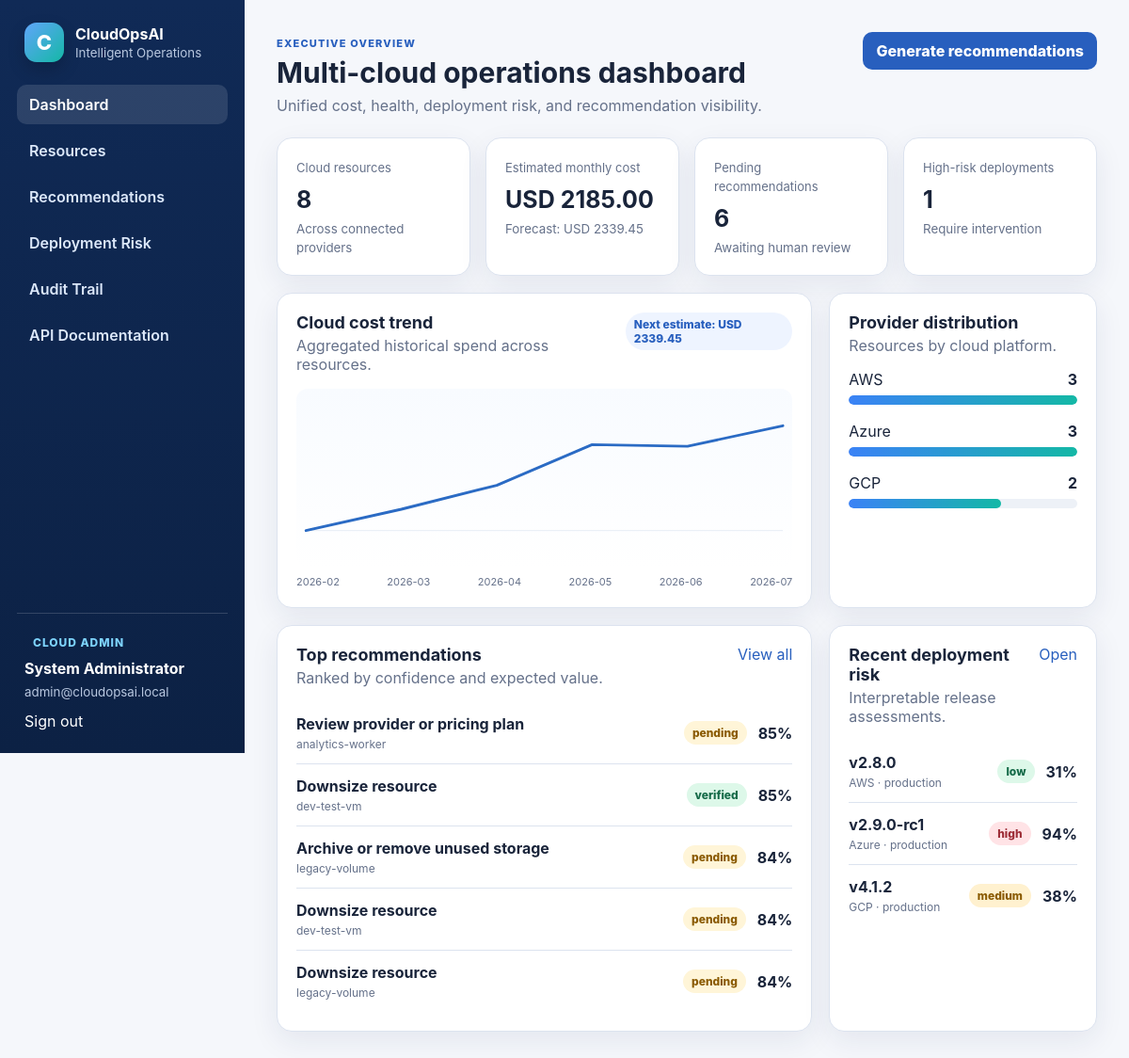
The app's page /dashboard (signed in) with its own data.
### app/models.py (models this page shows)
class User(Base):
    __tablename__ = "users"
    id: Mapped[int] = mapped_column(primary_key=True)
    organization_id: Mapped[int] = mapped_column(ForeignKey("organizations.id"), index=True)
    full_name: Mapped[str] = mapped_column(String(120))
    email: Mapped[str] = mapped_column(String(180), unique=True, index=True)
    role: Mapped[str] = mapped_column(String(40), default="cloud_engineer", index=True)
    password_hash: Mapped[str] = mapped_column(String(300))
    is_active: Mapped[bool] = mapped_column(Boolean, default=True)
    created_at: Mapped[datetime] = mapped_column(DateTime, default=utcnow)
    organization: Mapped[Organization] = relationship(back_populates="users")

class CloudAccount(Base):
    __tablename__ = "cloud_accounts"
    id: Mapped[int] = mapped_column(primary_key=True)
    organization_id: Mapped[int] = mapped_column(ForeignKey("organizations.id"), index=True)
    provider: Mapped[str] = mapped_column(String(30), index=True)
    account_name: Mapped[str] = mapped_column(String(120))
    region: Mapped[str] = mapped_column(String(80))
    credential_ref: Mapped[str] = mapped_column(String(200), default="vault://demo/read-only")
    status: Mapped[str] = mapped_column(String(30), default="connected")
    last_sync_at: Mapped[datetime | None] = mapped_column(DateTime, nullable=True)
    organization: Mapped[Organization] = relationship(back_populates="accounts")
    resources: Mapped[list[CloudResource]] = relationship(back_populates="account")

class Recommendation(Base):
    __tablename__ = "recommendations"
    id: Mapped[int] = mapped_column(primary_key=True)
    organization_id: Mapped[int] = mapped_column(ForeignKey("organizations.id"), index=True)
    resource_id: Mapped[int | None] = mapped_column(ForeignKey("cloud_resources.id"), nullable=True, index=True)
    action: Mapped[str] = mapped_column(String(120))
    reason: Mapped[str] = mapped_column(Text)
    evidence: Mapped[str] = mapped_column(Text)
    confidence: Mapped[float] = mapped_column(Float)
    expected_benefit: Mapped[str] = mapped_column(Text)
    expected_saving: Mapped[float] = mapped_column(Float, default=0.0)
    possible_impact: Mapped[str] = mapped_column(Text)
    risk_score: Mapped[float] = mapped_column(Float, default=0.0)
    required_role: Mapped[str] = mapped_column(String(40), default="cloud_admin")
    status: Mapped[str] = mapped_column(String(30), default="pending", index=True)
    model_version: Mapped[str] = mapped_column(String(40), default="rules-v1.0")
    expires_at: Mapped[datetime] = mapped_column(DateTime)
    created_at: Mapped[datetime] = mapped_column(DateTime, default=utcnow, index=True)
    updated_at: Mapped[datetime] = mapped_column(DateTime, default=utcnow, onupdate=utcnow)
    resource: Mapped[CloudResource | None] = relationship(back_populates="recommendations")
    approvals: Mapped[list[Approval]] = relationship(back_populates="recommendation", cascade="all, delete-orphan")

class CloudResource(Base):
    __tablename__ = "cloud_resources"
    id: Mapped[int] = mapped_column(primary_key=True)
    organization_id: Mapped[int] = mapped_column(ForeignKey("organizations.id"), index=True)
    cloud_account_id: Mapped[int] = mapped_column(ForeignKey("cloud_accounts.id"), index=True)
    native_id: Mapped[str] = mapped_column(String(140), unique=True, index=True)
    name: Mapped[str] = mapped_column(String(140), index=True)
    resource_type: Mapped[str] = mapped_column(String(50), index=True)
    region: Mapped[str] = mapped_column(String(80), index=True)
    status: Mapped[str] = mapped_column(String(30), default="running", index=True)
    owner: Mapped[str] = mapped_column(String(120), default="Platform Team")
    project: Mapped[str] = mapped_column(String(100), default="Core Platform", index=True)
    environment: Mapped[str] = mapped_column(String(30), default="production", index=True)
    cpu_capacity: Mapped[float] = mapped_column(Float, default=2.0)
    memory_gb: Mapped[float] = mapped_column(Float, default=4.0)
    monthly_cost: Mapped[float] = mapped_column(Float, default=0.0)
    created_at: Mapped[datetime] = mapped_column(DateTime, default=utcnow)
    last_seen_at: Mapped[datetime] = mapped_column(DateTime, default=utcnow)
    account: Mapped[CloudAccount] = relationship(back_populates="resources")
    telemetry: Mapped[list[TelemetryMetric]] = relationship(back_populates="resource", cascade="all, delete-orphan")
    costs: Mapped[list[CostRecord]] = relationship(back_populates="resource", cascade="all, delete-orphan")
    recommendations: Mapped[list[Recommendation]] = relationship(back_populates="resource")

class Deployment(Base):
    __tablename__ = "deployments"
    id: Mapped[int] = mapped_column(primary_key=True)
    organization_id: Mapped[int] = mapped_column(ForeignKey("organizations.id"), index=True)
    resource_id: Mapped[int | None] = mapped_column(ForeignKey("cloud_resources.id"), nullable=True)
    version: Mapped[str] = mapped_column(String(60))
    environment: Mapped[str] = mapped_column(String(30), index=True)
    provider: Mapped[str] = mapped_column(String(30), index=True)
    status: Mapped[str] = mapped_column(String(30), default="assessed")
    test_failures: Mapped[int] = mapped_column(Integer, default=0)
    change_size: Mapped[int] = mapped_column(Integer, default=0)
    vulnerabilities: Mapped[int] = mapped_column(Integer, default=0)
    rollback_rate: Mapped[float] = mapped_column(Float, default=0.0)
    target_utilization: Mapped[float] = mapped_column(Float, default=0.0)
    active_incidents: Mapped[int] = mapped_column(Integer, default=0)
    risk_probability: Mapped[float] = mapped_column(Float, default=0.0)
    risk_level: Mapped[str] = mapped_column(String(20), default="low")
    reasons: Mapped[str] = mapped_column(Text, default="")
    created_at: Mapped[datetime] = mapped_column(DateTime, default=utcnow, index=True)

### app/routers/pages.py (the view)
@router.get("/dashboard")
def dashboard(request: Request, db: Session = Depends(get_db)):
    user = _page_user(request, db)
    if not user:
        return RedirectResponse("/login", status_code=303)
    resources = db.scalars(
        select(CloudResource)
        .where(CloudResource.organization_id == user.organization_id)
        .options(selectinload(CloudResource.account))
    ).all()
    pending = db.scalar(
        select(func.count(Recommendation.id)).where(
            Recommendation.organization_id == user.organization_id,
            Recommendation.status == "pending",
        )
    ) or 0
    high_risk = db.scalar(
        select(func.count(Deployment.id)).where(
            Deployment.organization_id == user.organization_id,
            Deployment.risk_level == "high",
        )
    ) or 0
    provider_counts = Counter(resource.account.provider for resource in resources)
    current_cost = sum(resource.monthly_cost for resource in resources)
    cost_rows = db.execute(
        select(CostRecord.period, func.sum(CostRecord.amount))
        .join(CloudResource, CostRecord.resource_id == CloudResource.id)
        .where(CloudResource.organization_id == user.organization_id)
        .group_by(CostRecord.period)
        .order_by(CostRecord.period)
    ).all()
    periods = [row[0] for row in cost_rows]
    values = [round(float(row[1]), 2) for row in cost_rows]
    forecast = linear_forecast(values)
    recommendations = db.scalars(
        select(Recommendation)
        .where(Recommendation.organization_id == user.organization_id)
        .options(selectinload(Recommendation.resource))
        .order_by(desc(Recommendation.confidence), desc(Recommendation.expected_saving))
        .limit(5)
    ).all()
    deployments = db.scalars(
        select(Deployment)
        .where(Deployment.organization_id == user.organization_id)
        .order_by(desc(Deployment.created_at))
        .limit(4)
    ).all()
    return templates.TemplateResponse(
        request=request,
        name="dashboard.html",
        context=_base_context(
            request,
            user,
            resource_count=len(resources),
            current_cost=current_cost,
            pending=pending,
            high_risk=high_risk,
            provider_counts=provider_counts,
            max_provider=max(provider_counts.values(), default=1),
            cost_periods=periods,
            cost_values=values,
            cost_forecast=forecast,
            sparkline=_sparkline_points(values),
            recommendations=recommendations,
            deployments=deployments,
        ),
    )

### app/templates/dashboard.html (shortened to what this page needs)
{% extends "base.html" %}
{% block content %}
<header class="page-header">
  <div><span class="eyebrow">Executive overview</span><h1>Multi-cloud operations dashboard</h1><p>Unified cost, health, deployment risk, and recommendation visibility.</p></div>
  <form method="post" action="/recommendations/generate"><button class="button primary">Generate recommendations</button></form>
</header>
<section class="metric-grid">
  <article class="metric-card"><span>Cloud resources</span><strong>{{ resource_count }}</strong><small>Across connected providers</small></article>
  <article class="metric-card"><span>Estimated monthly cost</span><strong>USD {{ '%.2f'|format(current_cost) }}</strong><small>Forecast: USD {{ '%.2f'|format(cost_forecast) }}</small></article>
  <article class="metric-card"><span>Pending recommendations</span><strong>{{ pending }}</strong><small>Awaiting human review</small></article>
  <article class="metric-card"><span>High-risk deployments</span><strong>{{ high_risk }}</strong><small>Require intervention</small></article>
</section>
<section class="dashboard-grid">
  <article class="panel span-2">
    <div class="panel-heading"><div><h2>Cloud cost trend</h2><p>Aggregated historical spend across resources.</p></div><span class="pill">Next estimate: USD {{ '%.2f'|format(cost_forecast) }}</span></div>
    <svg class="sparkline" viewBox="0 0 720 180" role="img" aria-label="Cloud cost trend">
      <line x1="14" y1="166" x2="706" y2="166" class="chart-axis" />
      <polyline points="{{ sparkline }}" class="chart-line" />
      {% for value in cost_values %}
        {% set x = 14 + loop.index0 * 692 / ([cost_values|length - 1, 1]|max) %}
      {% endfor %}
    </svg>
    <div class="chart-labels">{% for period in cost_periods %}<span>{{ period }}</span>{% endfor %}</div>
  </article>
  <article class="panel">
    <div class="panel-heading"><div><h2>Provider distribution</h2><p>Resources by cloud platform.</p></div></div>
    <div class="bar-list">
      {% for provider, count in provider_counts.items() %}
      <div><div class="bar-label"><span>{{ provider }}</span><strong>{{ count }}</strong></div><div class="bar-track"><span style="width: {{ count / max_provider * 100 }}%"></span></div></div>
      {% endfor %}
    </div>
  </article>
</section>
<section class="dashboard-grid">
  <article class="panel span-2">
    <div class="panel-heading"><div><h2>Top recommendations</h2><p>Ranked by confidence and expected value.</p></div><a href="/recommendations">View all</a></div>
    <div class="compact-list">
      {% for rec in recommendations %}
      <a href="/recommendations" class="compact-row">
        <div><strong>{{ rec.action }}</strong><span>{{ rec.resource.name if rec.resource else 'General platform' }}</span></div>
        <div class="row-meta"><span class="status {{ rec.status }}">{{ rec.status }}</span><strong>{{ '%.0f'|format(rec.confidence * 100) }}%</strong></div>
      </a>
      {% else %}<p class="empty">No recommendations available.</p>{% endfor %}
    </div>
  </article>
  <article class="panel">
    <div class="panel-heading"><div><h2>Recent deployment risk</h2><p>Interpretable release assessments.</p></div><a href="/deployments">Open</a></div>
    <div class="compact-list">
      {% for dep in deployments %}
      <div class="compact-row"><div><strong>{{ dep.version }}</strong><span>{{ dep.provider }} · {{ dep.environment }}</span></div><div class="row-meta"><span class="risk {{ dep.risk_level }}">{{ dep.risk_level }}</span><strong>{{ '%.0f'|format(dep.risk_probability * 100) }}%</strong></div></div>
      {% endfor %}
    </div>
  </article>
</section>
{% endblock %}

### app/templates/base.html (shortened to what this page needs)
<!doctype html>
<html lang="en">
<head>
  <link rel="stylesheet" href="{{ url_for('static', path='css/style.css') }}">
</head>
<body>
  <div class="app-shell">
    <aside class="sidebar">
      <a class="brand" href="/dashboard">
        <span class="brand-mark">C</span>
        <span><strong>CloudOpsAI</strong><small>Intelligent Operations</small></span>
      </a>
      <nav>
        <a class="{% if request.url.path == '/dashboard' %}active{% endif %}" href="/dashboard">Dashboard</a>
        <a class="{% if request.url.path == '/resources' %}active{% endif %}" href="/resources">Resources</a>
        <a class="{% if request.url.path == '/recommendations' %}active{% endif %}" href="/recommendations">Recommendations</a>
        <a class="{% if request.url.path == '/deployments' %}active{% endif %}" href="/deployments">Deployment Risk</a>
        {% if user.role in ['cloud_admin', 'security_analyst'] %}
        <a class="{% if request.url.path == '/audits' %}active{% endif %}" href="/audits">Audit Trail</a>
        {% endif %}
        <a href="/docs" target="_blank">API Documentation</a>
      </nav>
      <div class="sidebar-footer">
        <span class="role-badge">{{ user.role|replace('_', ' ')|title }}</span>
        <strong>{{ user.full_name }}</strong>
        <small>{{ user.email }}</small>
        <a href="/logout">Sign out</a>
      </div>
    </aside>
    <main class="main-content">
      {% block content %}{% endblock %}
    </main>
  </div>
</body>
</html>

### records on screen
User: role "CLOUD ADMIN", full_name "System Administrator", email "admin@cloudopsai.local"
CloudAccount: provider "AWS", count "3", {{ count / max_provider * 100 }} 100.0 (drawn)
CloudAccount: provider "Azure", count "3", {{ count / max_provider * 100 }} 100.0 (drawn)
CloudAccount: provider "GCP", count "2", {{ count / max_provider * 100 }} 66.66666666666666 (drawn)
Recommendation: action "Review provider or pricing plan", resource "analytics-worker", status "pending", rec.confidence*100 "85"
Recommendation: action "Downsize resource", resource "dev-test-vm", status "verified", rec.confidence*100 "85"
Recommendation: action "Archive or remove unused storage", resource "legacy-volume", status "pending", rec.confidence*100 "84"
Recommendation: action "Downsize resource", resource "dev-test-vm", status "pending", rec.confidence*100 "84"
Recommendation: action "Downsize resource", resource "legacy-volume", status "pending", rec.confidence*100 "84"
Deployment: version "v2.8.0", provider "AWS", environment "production", risk_level "low", dep.risk_probability*100 "31"
Deployment: version "v2.9.0-rc1", provider "Azure", environment "production", risk_level "high", dep.risk_probability*100 "94"
Deployment: version "v4.1.2", provider "GCP", environment "production", risk_level "medium", dep.risk_probability*100 "38"

### other values on screen
{{ resource_count }} "8"
{{ '%.2f'|format(current_cost) }} "2185.00"
{{ '%.2f'|format(cost_forecast) }} "2339.45"
{{ pending }} "6"
{{ high_risk }} "1"
{{ period }} "2026-02" "2026-03" "2026-04" "2026-05" "2026-06" "2026-07"
